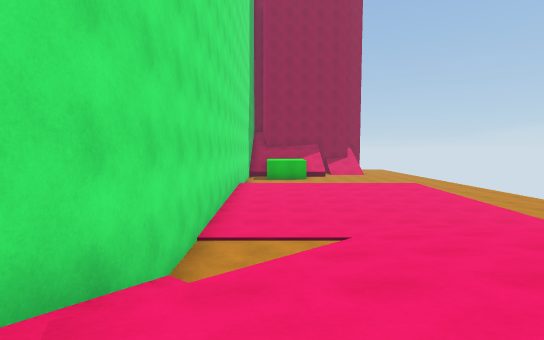
view 1 (above)

19 first-person views from a walk through a Unity game level. The camera is 1.2 m above the floor, tilts 4° down and sees 85° across. The floor is counted in squares, 2 m on a side. Each view is taken from the middle of a square. On the plan, view 1 faces up. The plan holds only what a view shows up to about 9 squares ahead; the rest is blank. The place goes on beyond the plan. Surface patterns are stand-ins for the level's own textures.

view 2
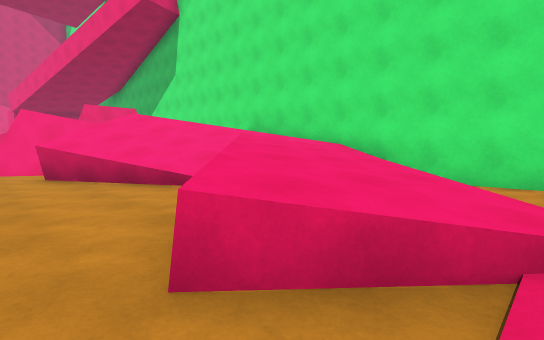

view 3
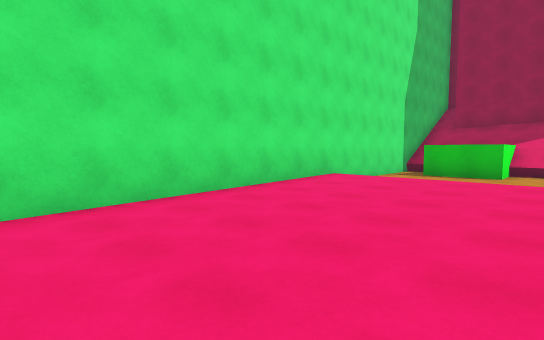

view 4
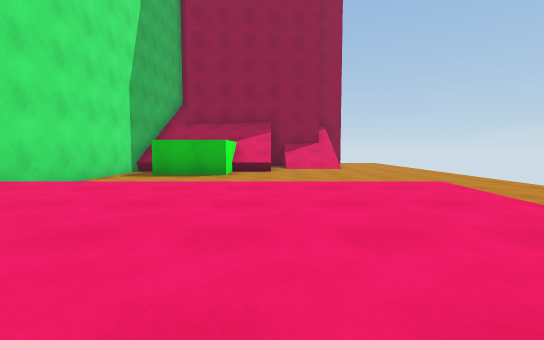

view 5
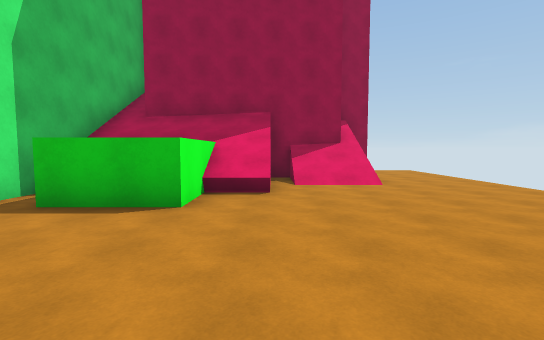

view 6
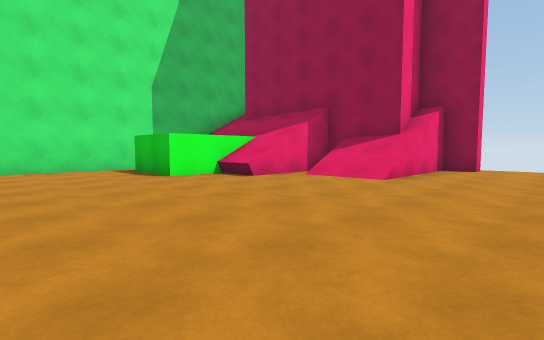

view 7
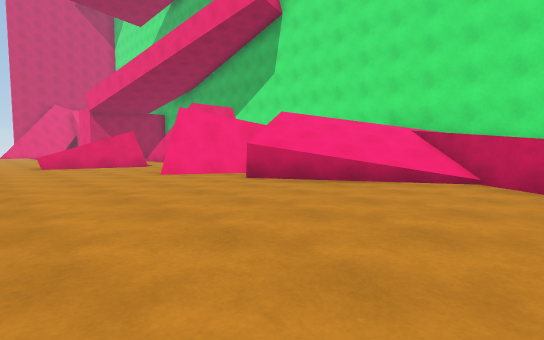

view 8
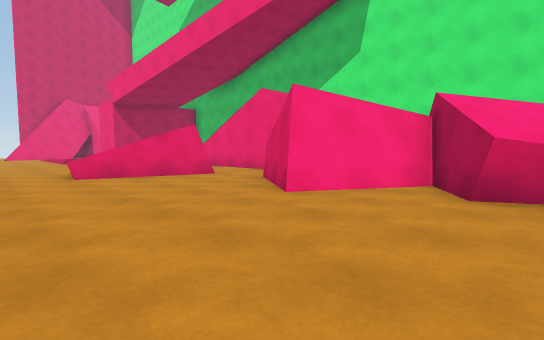

view 9
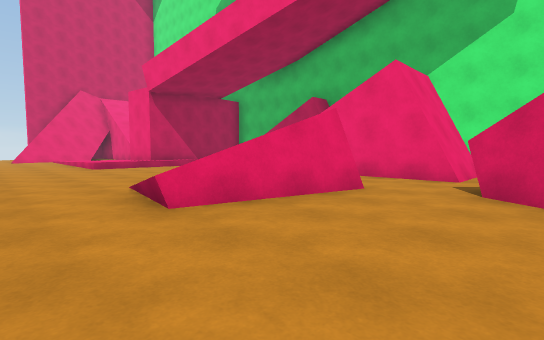

view 10
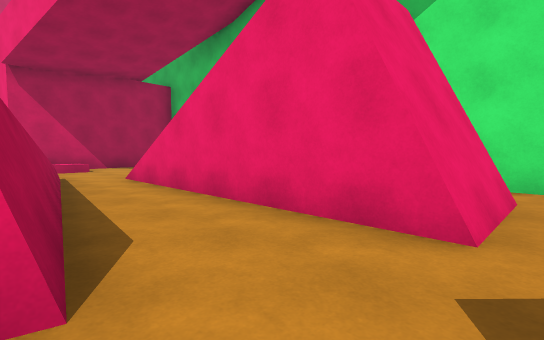

view 11
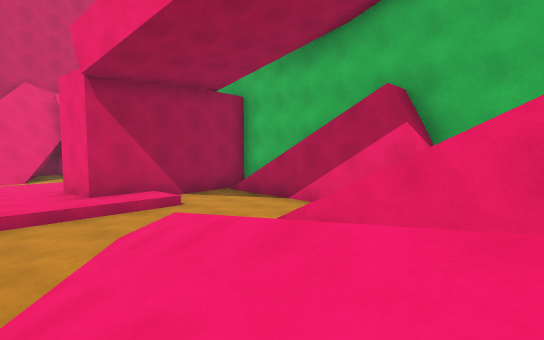

view 12
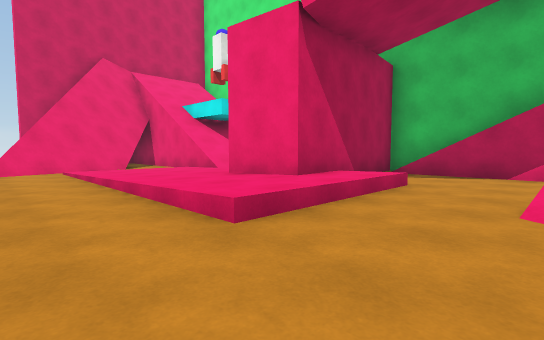

view 13
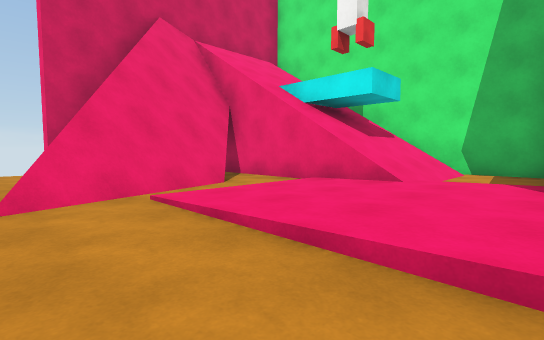

view 14
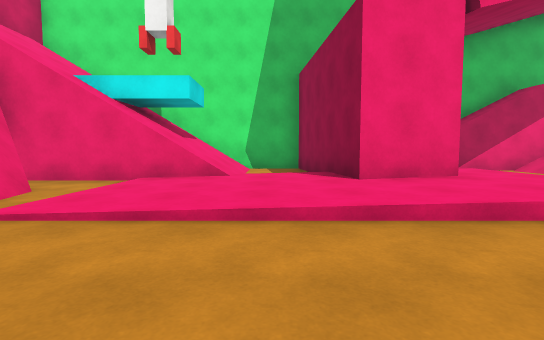

view 15
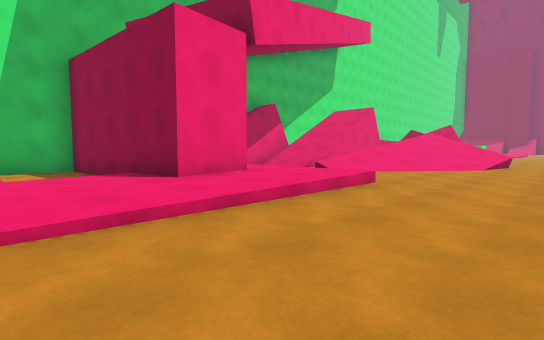

view 16
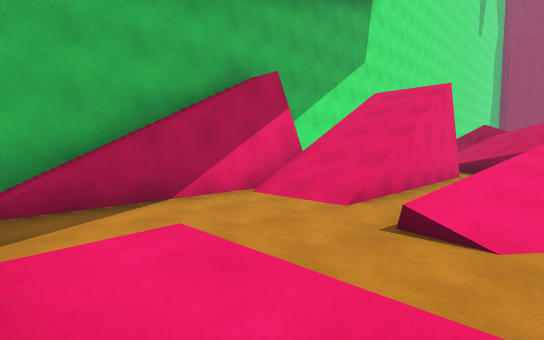

view 17
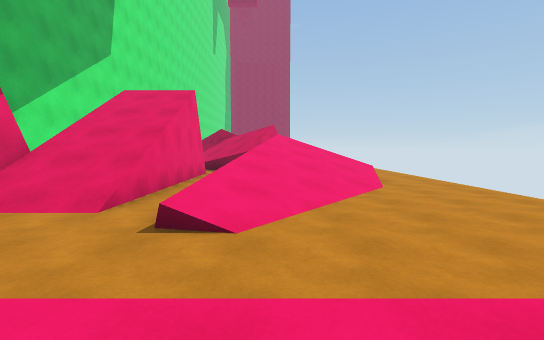

view 18
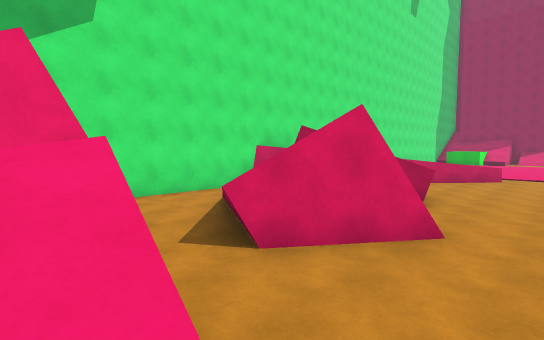

view 19
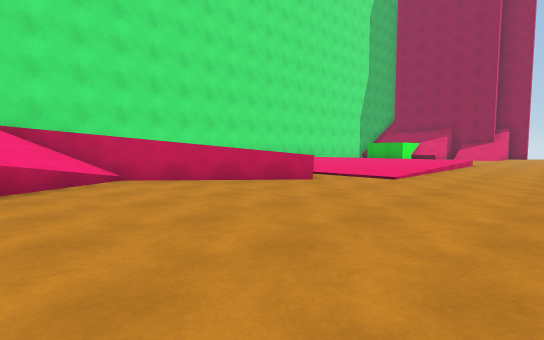

### Floor plan
Key: @ floor where view 1 was taken; # wall or solid block; . main floor; : floor 0.25 m higher than the main floor; + floor 2 m higher than the main floor; / step, stairs or slope; = window, fence, low wall or low ledge; ^ raised ledge; v drop or lower ground; O other object.
Columns run from 2 left of view 1 to 8 right of it. Each row starts with its distance up from view 1.
 22         ..
 21        ##..
 20      ###...
 19      #//...
 18      #//...
 17  ^ ##^.....
 16 #. #.......
 15 #.##.......
 14 #..........
 13 #..........
 12 #..........
 11 #:::::::..
 10 #:::::::..
  9 #:::::::...
  8 #:::::::...
  7 #..........
  6 #..........
  5 #...//.....
  4 #..=///....
  3 #//////....
  2 #/////.....
  1 #///#......
  0 ##@=#......
 -1  #v #=.....
 -2  #  +##....
 -3  /   ##....
 -4 #.  =#/....
 -5 #.// /#/...
 -6 #...//#....
 -7 #....#.....
 -8 # ##.......
 -9 # ///.#//..
-10 # ///.///..
-11   ///.///..
-12 ##//////...
-13 #////=/....
-14 #/...//....
-15 #/.........
-16 #/..////...
-17 #/..//::...
-18 ######::...
-19 ####/:::...
-20 #.../:::...
-21 #////......
-22 #//O/.....
-23  //O/../#=
-24  / //.###.
-25  ////##  .
-26  ////    .
-27  ####   #.

Positions as (right, up) in squares from view 1, and headings:
1: (0, 0), facing up
2: (5, 5), facing down-left
3: (3, 5), facing up-left
4: (3, 7), facing up
5: (3, 11), facing up
6: (8, 12), facing up-left
7: (8, 2), facing down-left
8: (8, -2), facing down-left
9: (8, -6), facing down-left
10: (4, -7), facing down-left
11: (5, -10), facing down-left
12: (7, -14), facing down-left
13: (7, -19), facing down-left
14: (8, -20), facing left
15: (8, -21), facing up-left
16: (4, -17), facing up-left
17: (4, -17), facing up
18: (6, -9), facing up-left
19: (8, -1), facing up-left
